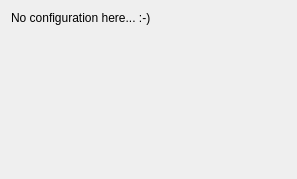
<ui version="4.0" >
 <class>PluginDummy</class>
 <widget class="QWidget" name="PluginDummy" >
  <property name="geometry" >
   <rect>
    <x>0</x>
    <y>0</y>
    <width>297</width>
    <height>179</height>
   </rect>
  </property>
  <property name="windowTitle" >
   <string>Form</string>
  </property>
  <layout class="QVBoxLayout" name="verticalLayout" >
   <item>
    <widget class="QLabel" name="label" >
     <property name="text" >
      <string>No configuration here... :-)</string>
     </property>
    </widget>
   </item>
   <item>
    <spacer name="verticalSpacer" >
     <property name="orientation" >
      <enum>Qt::Vertical</enum>
     </property>
     <property name="sizeHint" stdset="0" >
      <size>
       <width>20</width>
       <height>40</height>
      </size>
     </property>
    </spacer>
   </item>
  </layout>
 </widget>
 <resources/>
 <connections/>
</ui>
